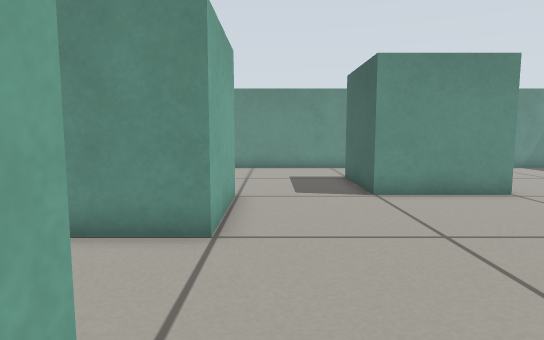
view 1 (above)

21 first-person views from a walk through a world built for the Gazebo simulator. The camera is 0.45 m above the floor, tilts 6° down and sees 75° across. The floor is counted in squares, 0.25 m on a side. Each view is taken from the middle of a square. On the plan, view 1 faces up. The plan holds only what a view shows up to about 17 squares ahead; the rest is blank. The place goes on beyond the plan. The robots in the file are not drawn.

view 2
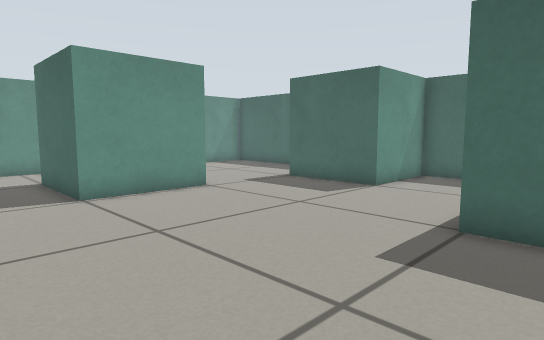

view 3
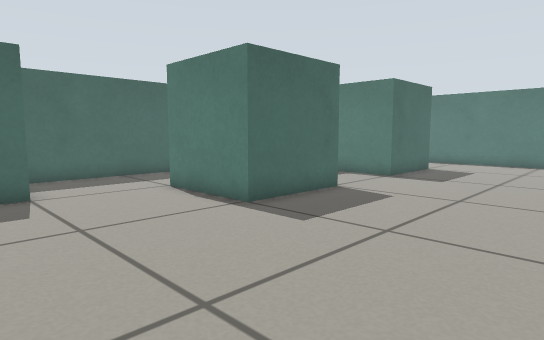

view 4
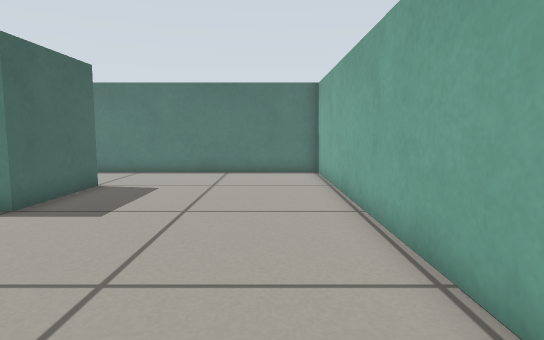

view 5
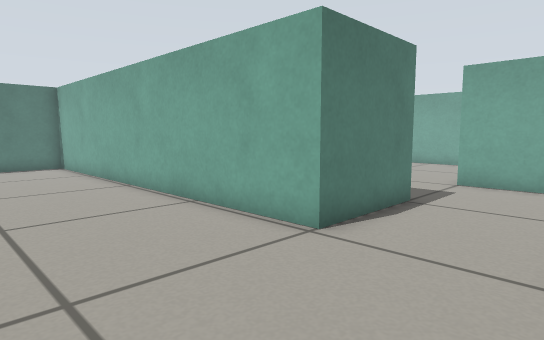

view 6
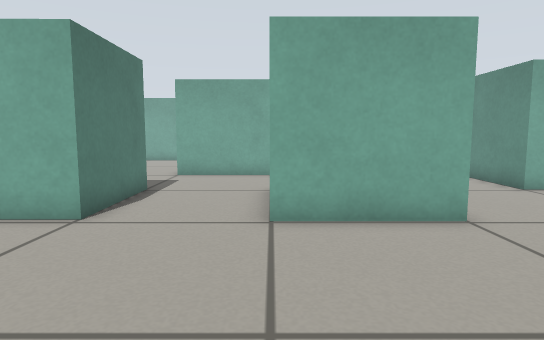

view 7
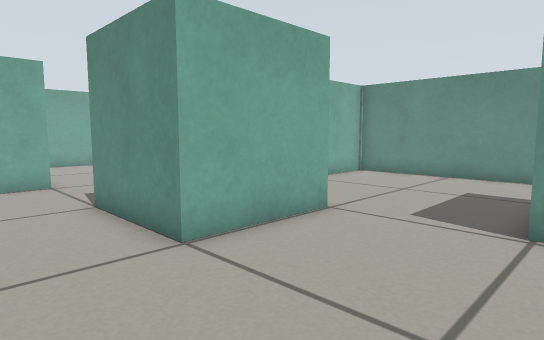

view 8
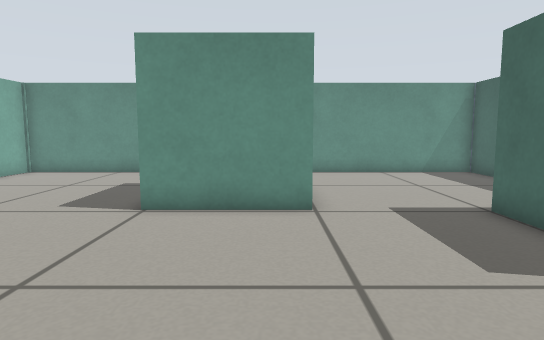

view 9
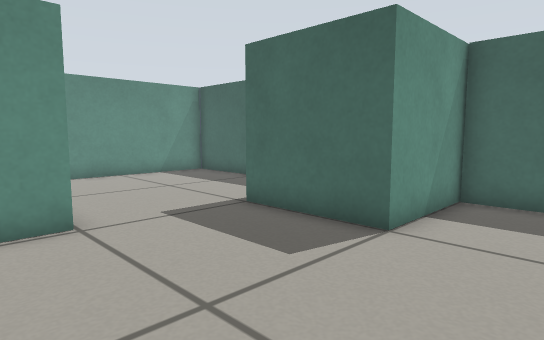

view 10
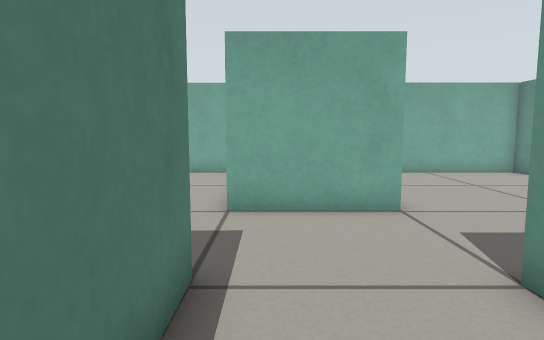

view 11
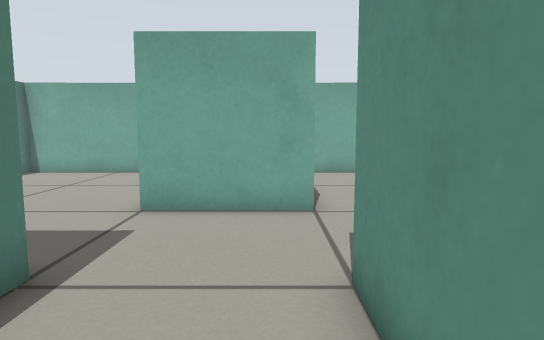

view 12
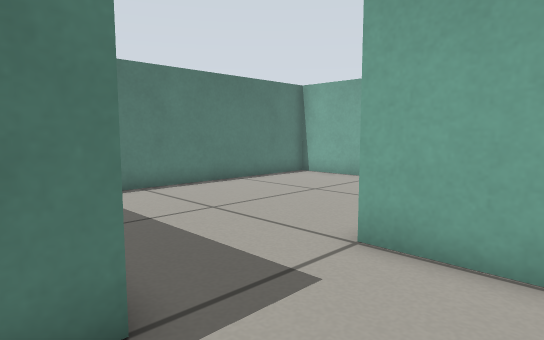

view 13
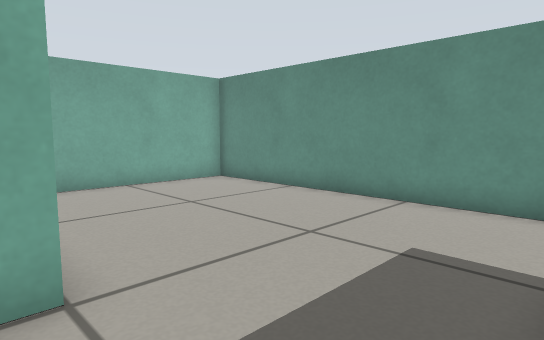

view 14
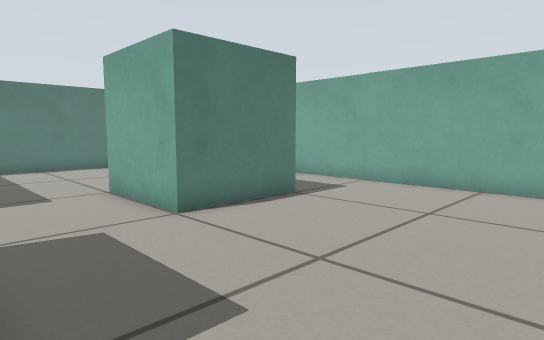

view 15
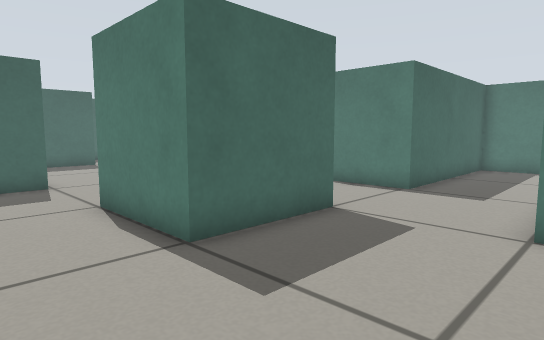

view 16
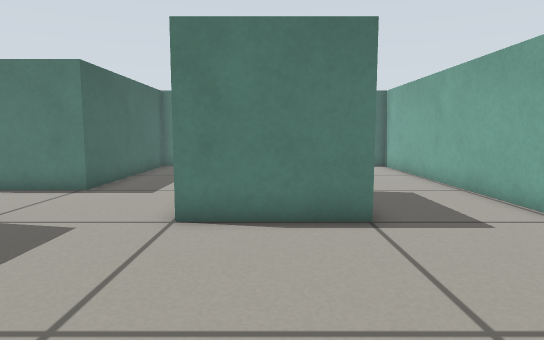

view 17
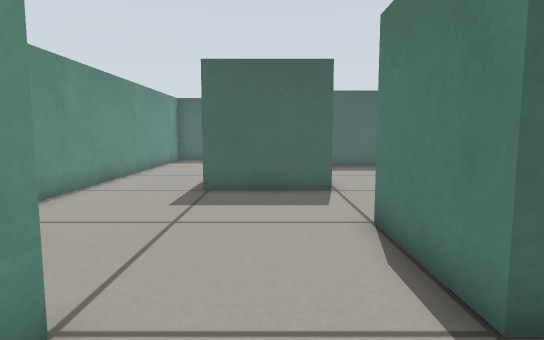

view 18
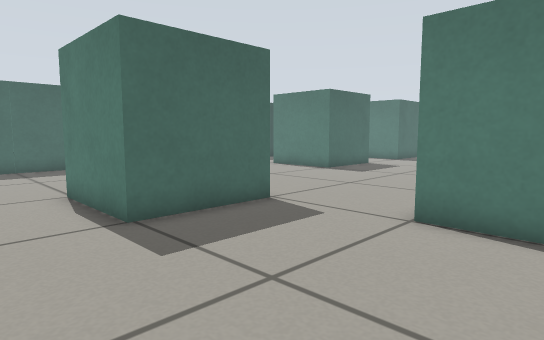

view 19
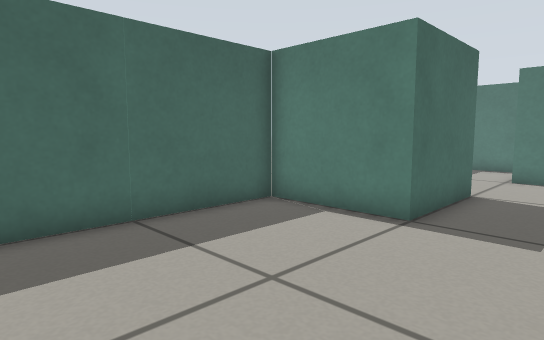

view 20
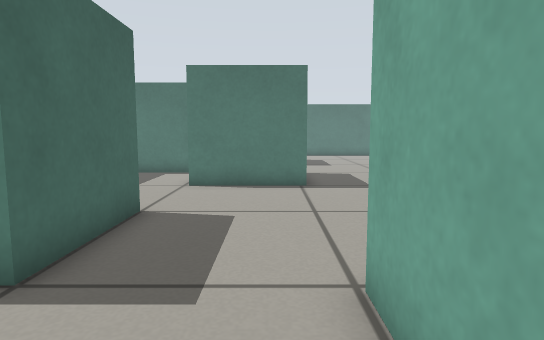

view 21
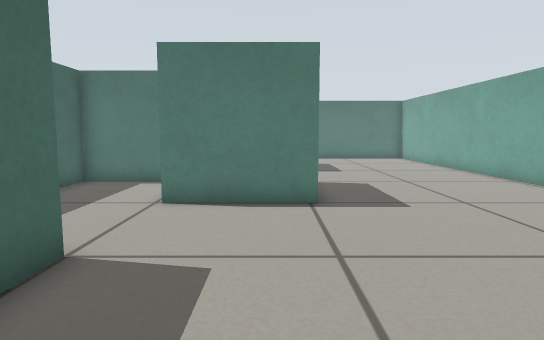

### Floor plan
Ten units are one square. View 1 is at (0, 0); x grows to the right and y downward. Boxes are objects, and circles mark ways between rooms. Rooms are numbered by the first view taken in them; rooms with no view inside come last. Other rooms are left out.
<svg viewBox="-176 -186 331 331">
<path fill="none" stroke="#000" d="M68 20 68 -21 109 -21M-51 -20 -12 -20 -11 140 90 140M68 100 68 60 96 60M110 -60 110 -100M-10 -100 -10 -60 -51 -60M69 -101 29 -101M-90 -60 -90 -19M29 -101 29 -141 70 -141M-51 -100 -10 -100M85 -181 -51 -181 -51 -140M-131 -60 -90 -60M-51 -60 -51 -100M-51 -140 -170 -140 -171 -4M110 -100 150 -100 150 -181 85 -181M69 -128 69 -101M-171 -4 -171 60 -51 60 -51 -20M115 20 149 20 148 -60 110 -60"/>
<circle cx="10" cy="-100" r="3" fill="#2a7"/>
<circle cx="-70" cy="-60" r="3" fill="#2a7"/>
<circle cx="90" cy="-100" r="3" fill="#2a7"/>
<circle cx="-70" cy="-20" r="3" fill="#2a7"/>
<circle cx="110" cy="-40" r="3" fill="#2a7"/>
<circle cx="-50" cy="-120" r="3" fill="#2a7"/>
<circle cx="77" cy="-160" r="3" fill="#2a7"/>
<circle cx="-150" cy="-13" r="3" fill="#2a7"/>
<text x="30" y="10">1</text>
<text x="0" y="-140">2</text>
<text x="-120" y="-90">3</text>
<text x="110" y="-140">4</text>
<text x="-110" y="20">5</text>
<text x="130" y="-20">6</text>
</svg>
Room 1 opens to room 2. Room 1 opens to room 3. Room 1 opens to room 4. Room 1 opens to room 5. Room 1 opens to room 6. Room 2 opens to room 3. Room 2 opens to room 4. Room 3 opens to room 5.

Where each view was taken, in squares from view 1:
view 1: 0 up, 0 right, facing up
view 2: 0 up, 0 right, facing up-right
view 3: 8 up, 0 right, facing down-right
view 4: 2 up, 1 right, facing down
view 5: 6 up, 4 right, facing down-left
view 6: 6 up, 6 right, facing left
view 7: 3 up, 4 right, facing up-left
view 8: 2 up, 6 right, facing up
view 9: 3 up, 5 right, facing up-right
view 10: 3 up, 1 left, facing left
view 11: 5 up, 1 left, facing left
view 12: 5 up, 4 left, facing down-left
view 13: 5 up, 5 left, facing up-left
view 14: 13 up, 5 left, facing down-left
view 15: 13 up, 10 left, facing down-right
view 16: 13 up, 11 left, facing down
view 17: 12 up, 8 left, facing right
view 18: 17 up, 4 left, facing down-right
view 19: 17 up, 8 right, facing down-right
view 20: 14 up, 8 right, facing down
view 21: 11 up, 8 right, facing down
